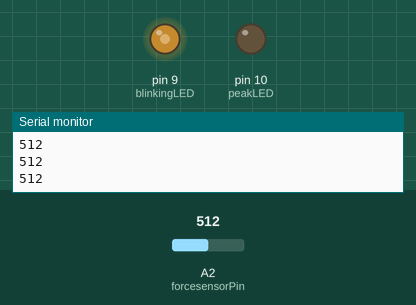
The sketch below on a simulated Arduino Uno, built with avr-gcc and run on an emulated ATmega328P. On the bench: output pins drawn as LEDs (lit = HIGH), the last lines printed to the serial monitor. The test bench sets the inputs (shaded band); at power-on: A2 (forcesensorPin) = 512.

Above: at 1.2 s.
1.3 s: A2 (forcesensorPin) set to 716
At 2.2 s:
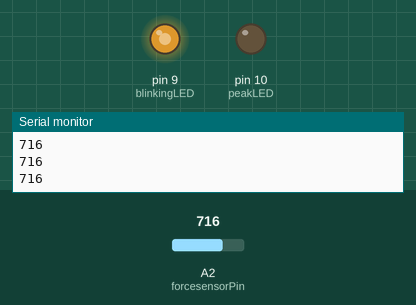
2.8 s: A2 (forcesensorPin) set to 810
At 3.1 s:
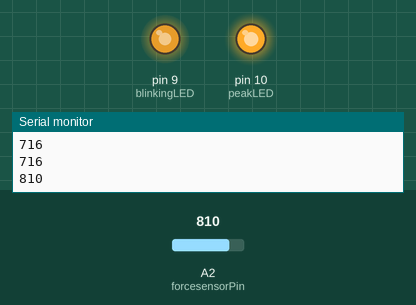
4.3 s: A2 (forcesensorPin) set to 511
At 5.5 s:
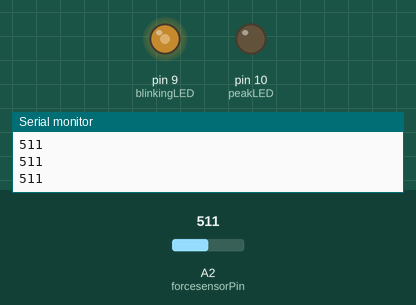
5.8 s: A2 (forcesensorPin) set to 122
At 6.1 s:
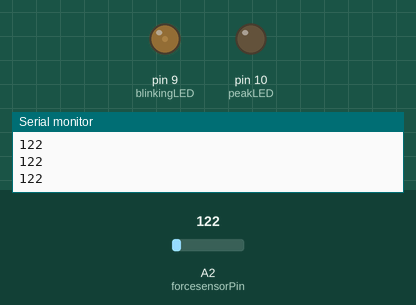
7.3 s: A2 (forcesensorPin) set to 0
At 8.0 s:
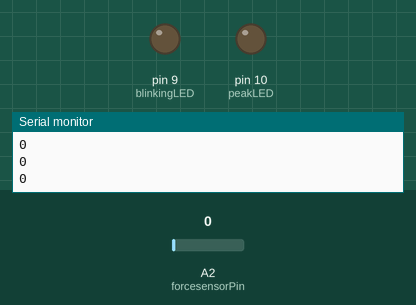
Timing chart, 0 to 9.8 s (numbered marks = the images above; inputs shaded):
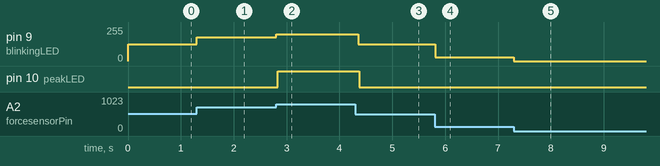

The sketch:

DancingShoes_Simple_131001.ino
```cpp
//DancingShoes_Simple
/*
when force is applied to the sensor, brighten the LED's accordingly (presumably as you tap to the beat)
*/

int forcesensorPin = A2; //force sensor is connected to this
int peakLED = 10; //LED showing listening is 'on'
int blinkingLED = 9; //LED blinking output
int forceReading; //what is the output from the force sensor
int pulseBrightness;

void setup ( ) {
  Serial.begin(9600);
  pinMode(peakLED, OUTPUT);
}

void loop( ) {
  Serial.println(forceReading);
  forceReading = analogRead(forcesensorPin);
  pulseBrightness = map(forceReading, 0, 1023, 0, 255);
  analogWrite(blinkingLED, pulseBrightness);

  delay(20);

  if (forceReading > 800) {
  digitalWrite(peakLED, HIGH);
  delay(200);
  } else {
  digitalWrite(peakLED, LOW);
 //digitalWrite(peakLED, HIGH);

  }

}
```

Measured:
- after the input at 1.3 s, pin 9 (blinkingLED): 127/255 → 178/255 at once
- after the input at 2.8 s, pin 9 (blinkingLED): 178/255 → 201/255 at once; pin 10 (peakLED): LOW → HIGH at once
- after the input at 4.3 s, pin 9 (blinkingLED): 201/255 → 127/255 after 0.05 s; pin 10 (peakLED): HIGH → LOW after 0.07 s
- after the input at 5.8 s, pin 9 (blinkingLED): 127/255 → 30/255 at once
- after the input at 7.3 s, pin 9 (blinkingLED): 30/255 → 0/255 at once
